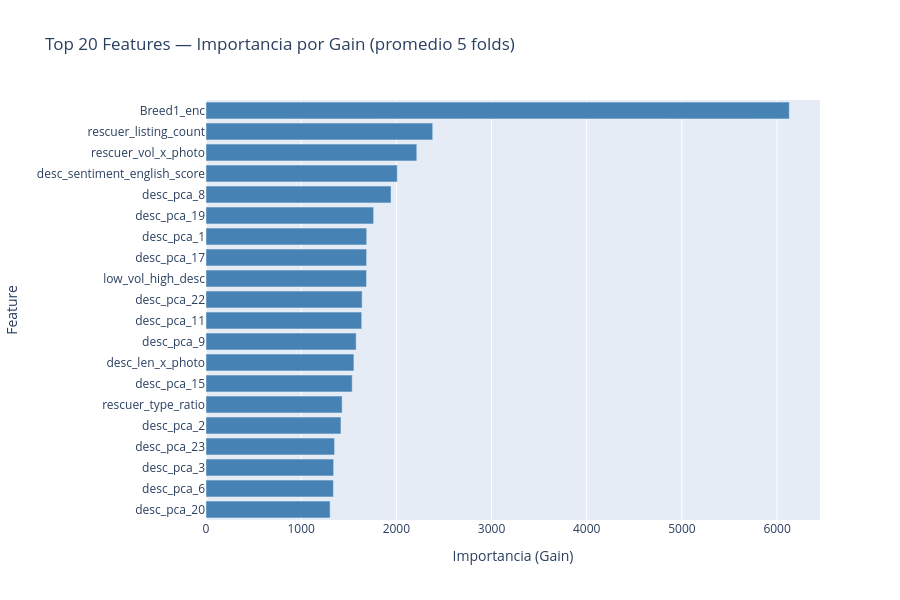
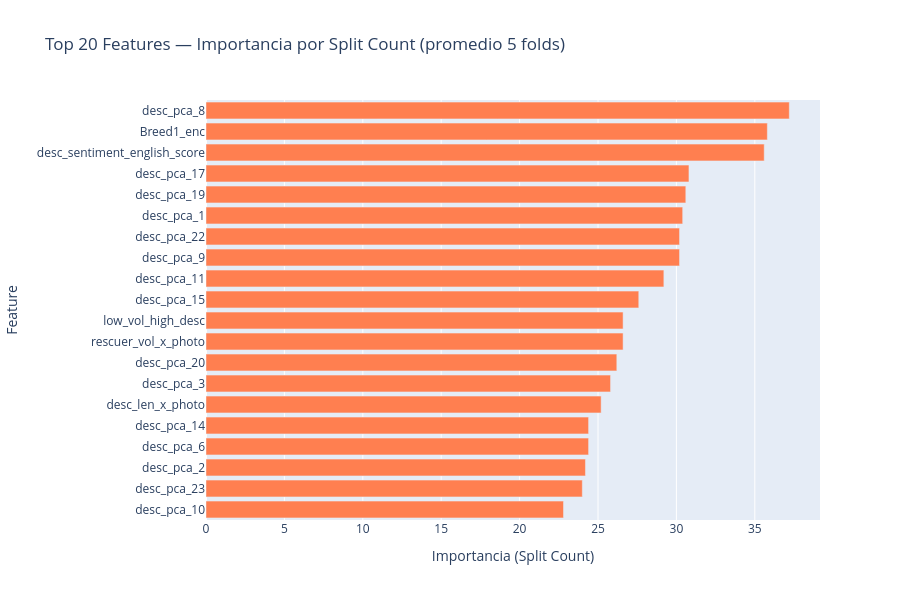

Write notebook code for charts like these, in order.
### Code cell
# ── Top 20 por Gain ────────────────────────────────────────────────────────
top20_gain = importance_df.head(20).sort_values('importance_gain', ascending=True)
fig = go.Figure(go.Bar(
    y=top20_gain['feature'], x=top20_gain['importance_gain'],
    orientation='h', marker_color='steelblue',
))
fig.update_layout(
    title='Top 20 Features — Importancia por Gain (promedio 5 folds)',
    xaxis_title='Importancia (Gain)', yaxis_title='Feature', height=600,
)
fig.show()

# ── Top 20 por Split ───────────────────────────────────────────────────────
top20_split = (
    importance_df.sort_values('importance_split', ascending=False)
    .head(20)
    .sort_values('importance_split', ascending=True)
)
fig = go.Figure(go.Bar(
    y=top20_split['feature'], x=top20_split['importance_split'],
    orientation='h', marker_color='coral',
))
fig.update_layout(
    title='Top 20 Features — Importancia por Split Count (promedio 5 folds)',
    xaxis_title='Importancia (Split Count)', yaxis_title='Feature', height=600,
)
fig.show()

### Figure 1 — Plotly figure (JSON) as saved in the notebook; plotly's stock layout.template omitted (floating-point values rounded to 4 significant figures)
{"data": [{"marker": {"color": "steelblue"}, "orientation": "h", "type": "bar", "x": [1304.0, 1338.0, 1341.0, 1351.0, 1418.0, 1430.0, 1536.0, 1554.0, 1577.0, 1636.0, 1640.0, 1686.0, 1687.0, 1688.0, 1761.0, 1944.0, 2009.0, 2215.0, 2382.0, 6128.0], "y": ["desc_pca_20", "desc_pca_6", "desc_pca_3", "desc_pca_23", "desc_pca_2", "rescuer_type_ratio", "desc_pca_15", "desc_len_x_photo", "desc_pca_9", "desc_pca_11", "desc_pca_22", "low_vol_high_desc", "desc_pca_17", "desc_pca_1", "desc_pca_19", "desc_pca_8", "desc_sentiment_english_score", "rescuer_vol_x_photo", "rescuer_listing_count", "Breed1_enc"]}], "layout": {"height": 600, "title": {"text": "Top 20 Features — Importancia por Gain (promedio 5 folds)"}, "xaxis": {"title": {"text": "Importancia (Gain)"}}, "yaxis": {"title": {"text": "Feature"}}}}

### Figure 2 — Plotly figure (JSON) as saved in the notebook; plotly's stock layout.template omitted (floating-point values rounded to 4 significant figures)
{"data": [{"marker": {"color": "coral"}, "orientation": "h", "type": "bar", "x": [22.8, 24.0, 24.2, 24.4, 24.4, 25.2, 25.8, 26.2, 26.6, 26.6, 27.6, 29.2, 30.2, 30.2, 30.4, 30.6, 30.8, 35.6, 35.8, 37.2], "y": ["desc_pca_10", "desc_pca_23", "desc_pca_2", "desc_pca_6", "desc_pca_14", "desc_len_x_photo", "desc_pca_3", "desc_pca_20", "rescuer_vol_x_photo", "low_vol_high_desc", "desc_pca_15", "desc_pca_11", "desc_pca_9", "desc_pca_22", "desc_pca_1", "desc_pca_19", "desc_pca_17", "desc_sentiment_english_score", "Breed1_enc", "desc_pca_8"]}], "layout": {"height": 600, "title": {"text": "Top 20 Features — Importancia por Split Count (promedio 5 folds)"}, "xaxis": {"title": {"text": "Importancia (Split Count)"}}, "yaxis": {"title": {"text": "Feature"}}}}
